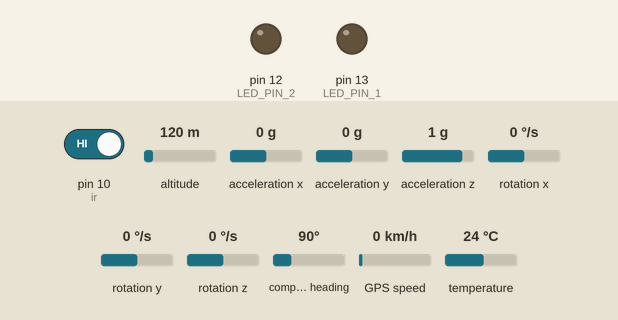
This sketch was run on a simulated Arduino Uno, built with avr-gcc and run on an emulated ATmega328P. Parts: output pins drawn as LEDs (lit = HIGH). The inputs (shaded band) are chosen by the test bench; at power-on: pin 10 (ir) HIGH, altitude 120 m, acceleration x 0 g, acceleration y 0 g, acceleration z 1 g, rotation x 0 °/s, rotation y 0 °/s, rotation z 0 °/s, compass heading 90°, GPS speed 0 km/h, temperature 24 °C. The GPS gets a fix after 3 s at 37.7749, -122.4194 with 8 satellites; the modem accepts every AT command (registered, SIM ready, sends succeed) and sends nothing else; what the sketch prints to the serial monitor is not drawn.

Above: at 1.2 s.
1.3 s: pin 10 (ir) driven LOW
At 1.7 s:
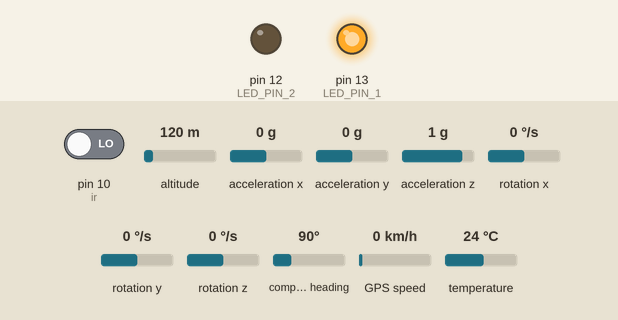
Timing chart, 0 to 4.3 s (numbered marks = the images above; inputs shaded):
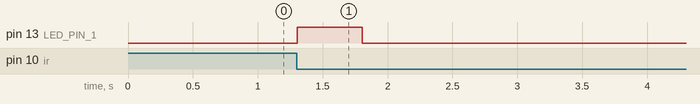

Measured:
- after the input at 1.3 s, pin 13 (LED_PIN_1): LOW → HIGH at once, → LOW 0.50 s later

The sketch:

sarthi.ino
```cpp
#include <Wire.h>
#include <Adafruit_MPU6050.h>
#include <Adafruit_Sensor.h>
#include <SoftwareSerial.h>
#include <TinyGPS++.h>
TinyGPSPlus gps;
// Create an instance of the MPU6050 sensor
Adafruit_MPU6050 mpu;
const int ir = 10;

// LED Pins
const int LED_PIN_1 = 13;
const int LED_PIN_2 = 12; // Change this pin as needed

// GSM Module Pins
SoftwareSerial gsmSerial(7, 8);  // RX, TX pins for the GSM module

// GPS Module Pins
SoftwareSerial GPS_SoftSerial(4, 3); // Rx, Tx for GPS module

// Thresholds
const float impactThreshold = 100.0;
const int smokeThreshold = 200;

void setup() {
  Serial.begin(115200);
  gsmSerial.begin(9600);
  GPS_SoftSerial.begin(9600);

  // Set up the LEDs as output
  pinMode(LED_PIN_1, OUTPUT);
  pinMode(LED_PIN_2, OUTPUT);

  // Attempt to initialize the MPU6050
  if (!mpu.begin()) {
    Serial.println("Failed to find the MPU6050 chip");
    while (1) {
      delay(10);
    }
  }

  mpu.setAccelerometerRange(MPU6050_RANGE_16_G);

  Serial.println("MPU6050 found!");
}

void loop() {
  int irState = digitalRead(ir);

  if (irState == LOW) {
    // Get MPU6050 sensor events
    sensors_event_t a, g, temp;
    mpu.getEvent(&a, &g, &temp);

    // Calculate acceleration magnitude
    float accelerationMagnitude = sqrt(a.acceleration.x * a.acceleration.x +
                                       a.acceleration.y * a.acceleration.y +
                                       a.acceleration.z * a.acceleration.z);

    // Read MQ-135 sensor value
    int smokeValue = analogRead(A0);

    // Check for severe impact
    if (accelerationMagnitude > impactThreshold) {
      // Blink LED1
      blinkLED(LED_PIN_1);
      sendSMS("+919770339552","Accident Detected!");

      // Send SMS with GPS coordinates
      sendGPSviaSMS();
      accelerationMagnitude = 0;
    }

    // Check for smoke detection
    if (smokeValue > smokeThreshold) {
      // Blink LED2
      blinkLED(LED_PIN_1);
      sendSMS("+919770339552","Alcohol Detected!");
      // Send SMS with GPS coordinates
      sendGPSviaSMS();
    }

    // Wait a bit before the next read
    delay(10);
  }

  // Wait a bit before the next read
  delay(100); // Adjust the delay as needed
}

// Function to blink LED
void blinkLED(int pin) {
  digitalWrite(pin, HIGH);
  delay(500); // Adjust this delay as needed
  digitalWrite(pin, LOW);
  delay(500); // Adjust this delay as needed
}

// Function to send SMS with GPS coordinates
void sendGPSviaSMS() {
  unsigned long start;
  double lat_val, lng_val;
  smartDelay(1000);
  lat_val = gps.location.lat();
  lng_val = gps.location.lng();
  String link="https://www.google.com/maps/@"+String(lat_val, 6)+","+String(lng_val, 6)+",15z";
  // Send SMS with GPS coordinates
  String message = "GPS Coordinates - Latitude: " + String(lat_val, 6) + ", Longitude: " + String(lng_val, 6);
  sendSMS("+919770339552", link);
}
// Function to send SMS
void sendSMS(String phoneNumber, String message) {
  gsmSerial.println("AT");  // Send AT command to check the communication
  delay(1000);

  gsmSerial.println("AT+CMGF=1");  // Set SMS mode to text mode
  delay(1000);

  gsmSerial.print("AT+CMGS=\"");
  gsmSerial.print(phoneNumber);
  gsmSerial.println("\"");  // Set the destination phone number
  delay(1000);

  gsmSerial.print(message);
  delay(500);

  gsmSerial.write(26);  // Send Ctrl+Z to indicate the end of the message
  delay(1000);
}
// Rest of the code remains unchanged

// Add the remaining functions and definitions from the GPS code
static void smartDelay(unsigned long ms) {
  unsigned long start = millis();
  do {
    while (GPS_SoftSerial.available())
      gps.encode(GPS_SoftSerial.read());
  } while (millis() - start < ms);
}
```
